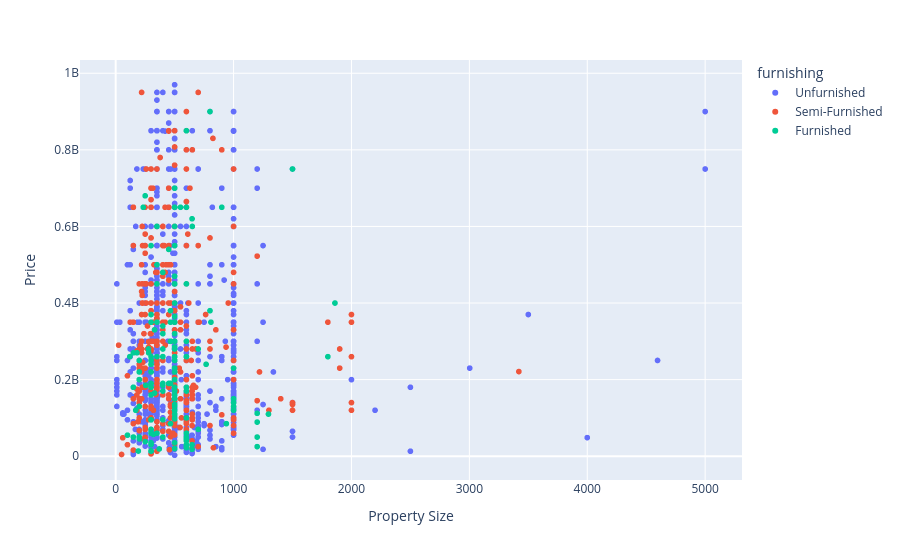

Write notebook code for a chart like this one.
### Code cell
#scatter plot 
fig4 = px.scatter(
    df,
    x="property_size(sqm)",
    y="price",
    color="furnishing",
    labels={
        "property_size(sqm)": "Property Size",
        "price": "Price"
    }
)
fig4.show()

### Figure 1 — Plotly figure (JSON) as saved in the notebook; plotly's stock layout.template omitted (floating-point values rounded to 4 significant figures; data arrays with more than 128 entries replaced by an {"elided": "..."} marker saying what was removed)
{"data": [{"hovertemplate": "furnishing=Unfurnished<br>Property Size=%{x}<br>Price=%{y}<extra></extra>", "legendgroup": "Unfurnished", "marker": {"color": "#636efa", "symbol": "circle"}, "mode": "markers", "name": "Unfurnished", "showlegend": true, "type": "scattergl", "x": {"elided": "1311 int values"}, "xaxis": "x", "y": {"elided": "1311 float values"}, "yaxis": "y"}, {"hovertemplate": "furnishing=Semi-Furnished<br>Property Size=%{x}<br>Price=%{y}<extra></extra>", "legendgroup": "Semi-Furnished", "marker": {"color": "#EF553B", "symbol": "circle"}, "mode": "markers", "name": "Semi-Furnished", "showlegend": true, "type": "scattergl", "x": {"elided": "325 int values"}, "xaxis": "x", "y": {"elided": "325 float values"}, "yaxis": "y"}, {"hovertemplate": "furnishing=Furnished<br>Property Size=%{x}<br>Price=%{y}<extra></extra>", "legendgroup": "Furnished", "marker": {"color": "#00cc96", "symbol": "circle"}, "mode": "markers", "name": "Furnished", "showlegend": true, "type": "scattergl", "x": {"elided": "155 int values"}, "xaxis": "x", "y": {"elided": "155 float values"}, "yaxis": "y"}], "layout": {"legend": {"title": {"text": "furnishing"}, "tracegroupgap": 0}, "margin": {"t": 60}, "xaxis": {"anchor": "y", "domain": [0, 1], "title": {"text": "Property Size"}}, "yaxis": {"anchor": "x", "domain": [0, 1], "title": {"text": "Price"}}}}
